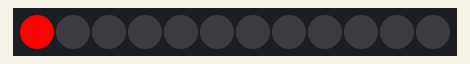
Recording of a sketch running on a simulated Arduino Uno, built with avr-gcc and run on an emulated ATmega328P. On the bench: 12 RGB LEDs in strip order, left to right. The strip is taken to match the declared colour order.

Above: at 0.15 s.
At 0.8 s:
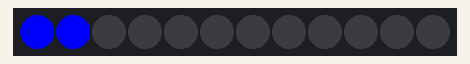
At 1.35 s:
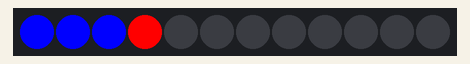
At 2.66 s:
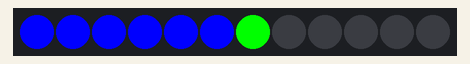
At 4.57 s:
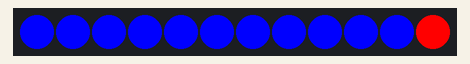
At 5.43 s:
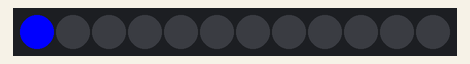

Measured:
- by itself, everything shown: repeats every 5.0 s, in 37 steps

The sketch:

BouleNoel2024B04.ino
```cpp
  // BouleNoel2024B04
  // Chenardillette
  // ATtiny85
  // Ring 12 LEDs
  // claude.dufourmont@laposte.net
  // https://www.youtube.com/c/ClaudeDufourmont
  // https://github.com/claudiusmarius

  #include <Adafruit_NeoPixel.h>
  #define LED_PIN    0  // or any other PWM capable pin
  #define LED_AMOUNT 12
  #define BRIGHTNESS 255   // [1..255]
  #define DEMO_DELAY 100 // in milliseconds

  Adafruit_NeoPixel apaLeds = Adafruit_NeoPixel(LED_AMOUNT, LED_PIN, NEO_RGB + NEO_KHZ800);

  void setup()
  {
  apaLeds.begin();
  }

  void loop()
  {
  for (byte i = 0; i < LED_AMOUNT; i++) {
  apaLeds.setPixelColor(i, apaLeds.Color(0, 0, 0));
  apaLeds.show();
  delay(DEMO_DELAY);

  apaLeds.setPixelColor(i, apaLeds.Color(BRIGHTNESS, 0, 0));
  apaLeds.show();
  delay(DEMO_DELAY);

  apaLeds.setPixelColor(i, apaLeds.Color(0, BRIGHTNESS, 0));
  apaLeds.show();
  delay(DEMO_DELAY);

  apaLeds.setPixelColor(i, apaLeds.Color(0, 0, BRIGHTNESS));
  apaLeds.show();
  delay(DEMO_DELAY);
  }
  apaLeds.clear ();
  apaLeds.show();
  delay(200);
  }
```
